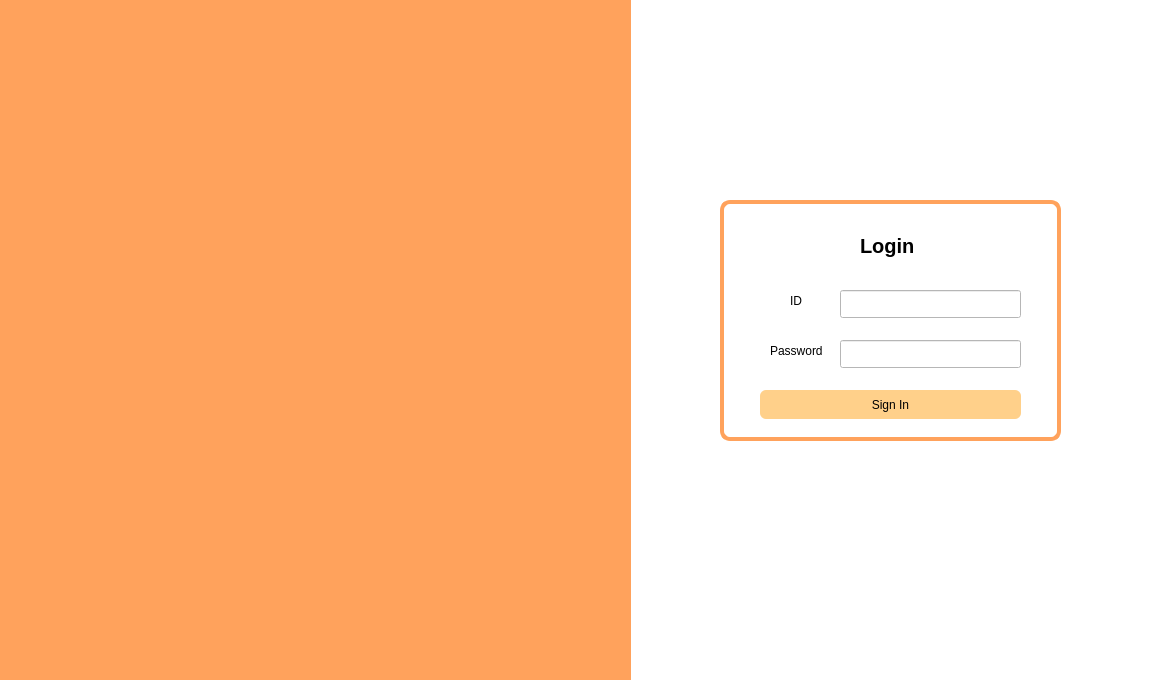
<?xml version="1.0" encoding="UTF-8"?>
<ui version="4.0">
 <class>Page1st</class>
 <widget class="QWidget" name="Page1st">
  <property name="geometry">
   <rect>
    <x>0</x>
    <y>0</y>
    <width>1150</width>
    <height>680</height>
   </rect>
  </property>
  <property name="windowTitle">
   <string>Form</string>
  </property>
  <property name="styleSheet">
   <string notr="true">QWidget {
    background-color: white;
 }</string>
  </property>
  <widget class="QGroupBox" name="groupBox">
   <property name="geometry">
    <rect>
     <x>720</x>
     <y>190</y>
     <width>341</width>
     <height>251</height>
    </rect>
   </property>
   <property name="styleSheet">
    <string notr="true">QGroupBox {
    border: 4px solid #FFA25C;       /* 주황색 테두리 */
    border-radius: 10px;             /* 모서리 둥글게 */
    margin-top: 10px;                /* 타이틀과 내용 사이 간격 */
}

QGroupBox::title {
    subcontrol-origin: margin;
    left: 10px;                      /* 타이틀 왼쪽 여백 */
    padding: 0 3px;
    background-color: transparent;  /* 타이틀 배경 투명 */
}</string>
   </property>
   <property name="title">
    <string/>
   </property>
   <widget class="QPushButton" name="login_button">
    <property name="geometry">
     <rect>
      <x>40</x>
      <y>200</y>
      <width>261</width>
      <height>29</height>
     </rect>
    </property>
    <property name="styleSheet">
     <string notr="true">QPushButton {
    background-color : #FFD08A;
    border-radius: 6px;
}
</string>
    </property>
    <property name="text">
     <string>Sign In</string>
    </property>
    <property name="autoDefault">
     <bool>true</bool>
    </property>
    <property name="default">
     <bool>false</bool>
    </property>
   </widget>
   <widget class="QLabel" name="label_pw">
    <property name="geometry">
     <rect>
      <x>50</x>
      <y>150</y>
      <width>71</width>
      <height>21</height>
     </rect>
    </property>
    <property name="text">
     <string>Password</string>
    </property>
   </widget>
   <widget class="QLineEdit" name="line_edit_id">
    <property name="geometry">
     <rect>
      <x>120</x>
      <y>100</y>
      <width>181</width>
      <height>28</height>
     </rect>
    </property>
   </widget>
   <widget class="QLineEdit" name="line_edit_pw">
    <property name="geometry">
     <rect>
      <x>120</x>
      <y>150</y>
      <width>181</width>
      <height>28</height>
     </rect>
    </property>
   </widget>
   <widget class="QLabel" name="label_id">
    <property name="geometry">
     <rect>
      <x>70</x>
      <y>100</y>
      <width>21</width>
      <height>21</height>
     </rect>
    </property>
    <property name="text">
     <string>ID</string>
    </property>
   </widget>
   <widget class="QLabel" name="label_login">
    <property name="geometry">
     <rect>
      <x>140</x>
      <y>40</y>
      <width>71</width>
      <height>31</height>
     </rect>
    </property>
    <property name="font">
     <font>
      <pointsize>15</pointsize>
      <bold>true</bold>
     </font>
    </property>
    <property name="layoutDirection">
     <enum>Qt::LayoutDirection::LeftToRight</enum>
    </property>
    <property name="text">
     <string>Login</string>
    </property>
   </widget>
  </widget>
  <widget class="QLabel" name="label_background">
   <property name="geometry">
    <rect>
     <x>0</x>
     <y>-1</y>
     <width>631</width>
     <height>681</height>
    </rect>
   </property>
   <property name="styleSheet">
    <string notr="true">background-color: #FFA25C;</string>
   </property>
   <property name="text">
    <string/>
   </property>
  </widget>
  <widget class="QLabel" name="label_parking">
   <property name="geometry">
    <rect>
     <x>10</x>
     <y>130</y>
     <width>591</width>
     <height>411</height>
    </rect>
   </property>
   <property name="styleSheet">
    <string notr="true">background-color: none;
background-image: url(:/images/parking.png);</string>
   </property>
   <property name="text">
    <string/>
   </property>
  </widget>
 </widget>
 <resources/>
 <connections/>
</ui>
